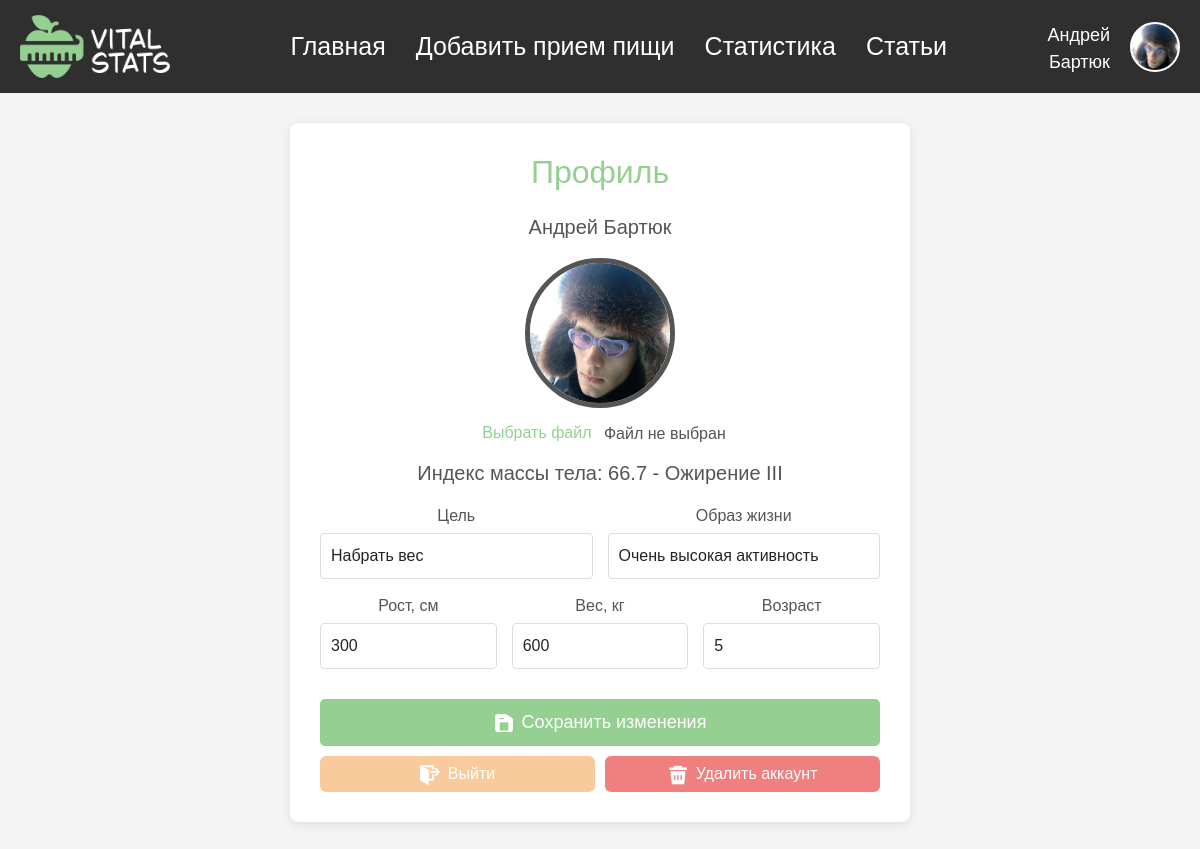
The app's page /profile (signed in), older data.
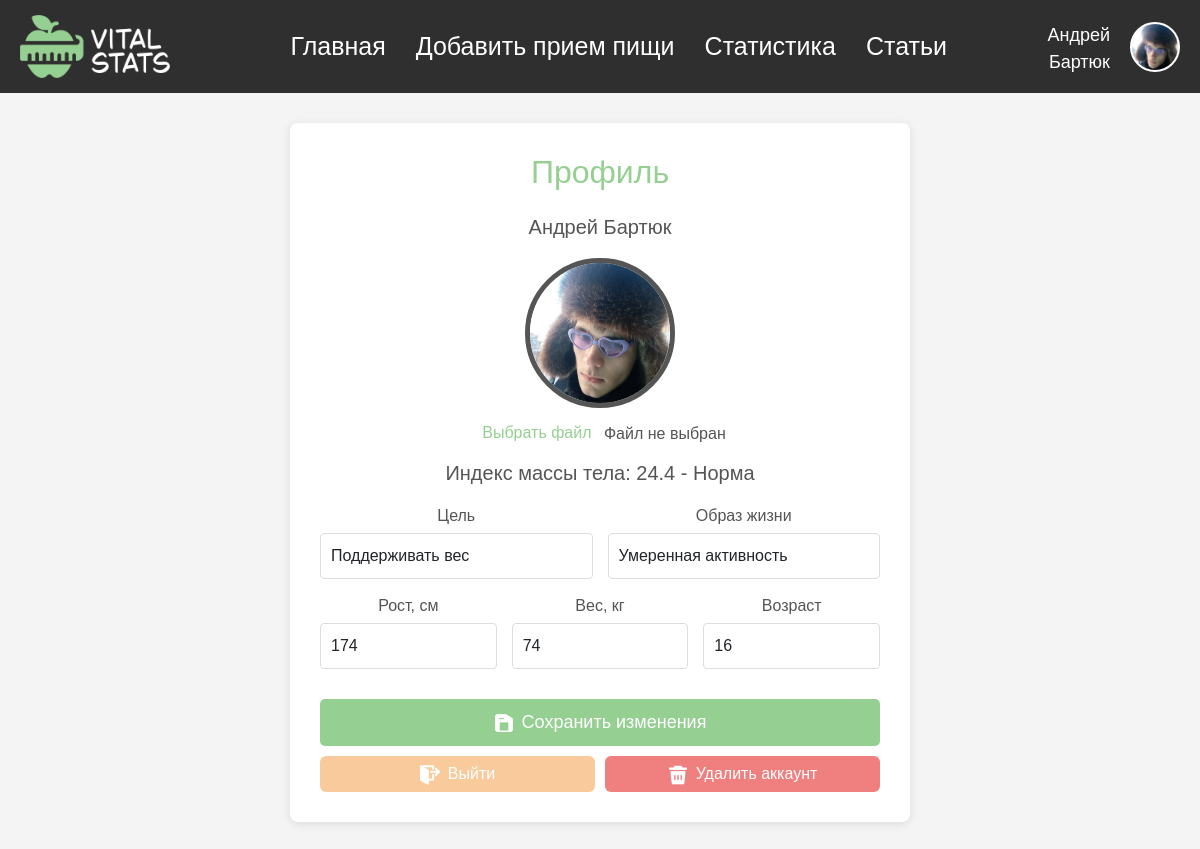
The same page, newer data.
### data/User.py (models this page shows, shortened)
class User(SqlAlchemyBase, UserMixin, SerializerMixin):
    __tablename__ = "user"
    id = sqlalchemy.Column(sqlalchemy.Integer, primary_key=True, autoincrement=True)
    email = sqlalchemy.Column(sqlalchemy.String, nullable=False, index=True, unique=True)
    surname = sqlalchemy.Column(sqlalchemy.String, nullable=False)
    name = sqlalchemy.Column(sqlalchemy.String, nullable=False)
    gender = sqlalchemy.Column(sqlalchemy.Integer, sqlalchemy.ForeignKey("gender.id"), nullable=False)
    goal = sqlalchemy.Column(sqlalchemy.Integer, sqlalchemy.ForeignKey("goal.id"), nullable=True, default=2)
    lifestyle = sqlalchemy.Column(sqlalchemy.Integer, sqlalchemy.ForeignKey("lifestyle.id"), nullable=True, default=3)
    age = sqlalchemy.Column(sqlalchemy.Integer, nullable=False)
    weight = sqlalchemy.Column(sqlalchemy.Integer, nullable=False)
    height = sqlalchemy.Column(sqlalchemy.Integer, nullable=False)
    is_admin = sqlalchemy.Column(sqlalchemy.Boolean, nullable=False, default=False)
    hashed_password = sqlalchemy.Column(sqlalchemy.String, nullable=True)
    gender_obj = sqlalchemy.orm.relationship("Gender")
    goal_obj = sqlalchemy.orm.relationship("Goal")
    lifestyle_obj = sqlalchemy.orm.relationship("Lifestyle")

### main.py (the view, shortened to what this page needs)
@login_required
@app.route("/profile", methods=["GET", "POST"])
def profile_settings():
    form = EditProfileForm(obj=current_user)
    imt = round(current_user.weight / (current_user.height / 100) ** 2, 1)
    if imt < 16:
        result = "Значительный дефицит"
    elif 16 <= imt < 18.5:
        result = "Дефицит"
    elif 18.5 <= imt <= 25:
        result = "Норма"
    elif 25 < imt < 30:
        result = "Лишний вес"
    elif 30 <= imt < 35:
        result = "Ожирение I"
    elif 35 <= imt <= 40:
        result = "Ожирение II"
    else:
        result = "Ожирение III"
    return render_template("profile.html", form=form, avatar_url=get_avatar_url(), imt=imt, result=result)

### forms/EditProfileForm.py
class EditProfileForm(FlaskForm):
    avatar = FileField("Загрузить новый аватар")
    goal = SelectField("Ваша цель", choices=[
        (1, "Сбросить вес"),
        (2, "Поддерживать вес"),
        (3, "Набрать вес")
    ], validators=[DataRequired()])
    lifestyle = SelectField("Образ жизни", choices=[
        (1, "Сидячий образ жизни"),
        (2, "Низкая активность"),
        (3, "Умеренная активность"),
        (4, "Высокая активность"),
        (5, "Очень высокая активность")
    ])
    height = IntegerField("Рост, см", validators=[Optional(), NumberRange(min=50, max=300,
                                                                          message="Рост - число от 50 до 300!")])
    weight = IntegerField("Вес, кг", validators=[Optional(), NumberRange(min=10, max=600,
                                                                         message="Вес - число от 10 до 600!")])
    age = IntegerField("Возраст", validators=[Optional(), NumberRange(min=5, max=200,
                                                                      message="Возраст - число от 5 до 200!")])
    submit = SubmitField("Сохранить изменения")

### data/db_session.py (called while the page is built)
def create_session() -> Session:
    global __factory
    return __factory()

### main.py (called while the page is built)
@login_manager.user_loader
def load_user(user_id):
    db_sess = db_session.create_session()
    return db_sess.query(User).get(user_id)

def get_avatar_url():
    path = f"img/avatar/user_{current_user.id}.png"
    if os.path.exists("static/" + path):
        return url_for("static", filename=path)
    return url_for("static", filename="img/avatar/default.png")

### templates/profile.html (shortened to what this page needs)
{% extends "base.html" %}
{% block head %}
    <link rel="stylesheet" href="{{ url_for('static', filename='css/profile_style.css') }}">
{% endblock %}
{% block content %}
    <div class="main-container">
        <form method="POST" enctype="multipart/form-data">
            <h2>Профиль</h2>
            <p class="user-data main-par">{{ current_user.name }} {{ current_user.surname }}</p>
            <div class="form-group" style="margin-bottom: 5px;">
                <div class="big-avatar account-avatar">
                    <img src="{{ avatar_url }}" alt="VwV">
                </div>
                <div class="file-upload-wrapper">
                    <button type="button" class="custom-file-button">Выбрать файл</button>
                    <span class="custom-file-name">Файл не выбран</span>
                </div>
            </div>
            <p class="user-data main-par">Индекс массы тела: {{ imt }} - {{ result }}</p>
            <div class="horizontal-fields" style="margin-bottom: 15px;">
                <div class="form-field">
                    <label>Цель</label>
                    {{ form.goal(class="form-control") }}
                </div>
                <div class="form-field">
                    <label>Образ жизни</label>
                    {{ form.lifestyle(class="form-control") }}
                </div>
            </div>
            <div class="horizontal-fields">
                <div class="form-field">
                    <label>Рост, см</label>
                    {{ form.height(class="form-control") }}
                </div>
                <div class="form-field">
                    <label>Вес, кг</label>
                    {{ form.weight(class="form-control") }}
                </div>
                <div class="form-field">
                    <label>Возраст</label>
                    {{ form.age(class="form-control") }}
                </div>
            </div>
            <button type="submit" class="btn btn-primary" style="margin-top: 30px;">
                <img src="{{ url_for('static', filename='img/save.png') }}" class="btn-icon">Сохранить изменения
            </button>
            <div class="action-buttons">
                <a href="/logout" class="btn btn-secondary">
                    <img src="{{ url_for('static', filename='img/logout.png') }}" class="btn-icon">Выйти
                </a>
                <a href="/delete" class="btn btn-danger">
                    <img src="{{ url_for('static', filename='img/delete.png') }}" class="btn-icon">Удалить аккаунт
                </a>
            </div>
        </form>
    </div>
{% endblock %}

### templates/base.html (shortened to what this page needs)
<!DOCTYPE html>
<html lang="ru">
<head>
    <link href="https://cdn.jsdelivr.net/npm/bootstrap@5.3.3/dist/css/bootstrap.min.css" rel="stylesheet">
    <link rel="stylesheet" href="{{ url_for('static', filename='css/base_style.css') }}">
    {% block head %}{% endblock %}
</head>
<body>
    <nav class="navbar">
        <div class="navbar-left">
            <div class="navbar-logo">
                <a href="/"><img class="logo" src="{{ url_for('static', filename='img/logo_light.png') }}"></a>
            </div>
        </div>
        <ul class="my-navbar-nav">
            <li><a href="/">Главная</a></li>
            <li><a href="/add_meal">Добавить прием пищи</a></li>
            <li><a href="/statistics">Статистика</a></li>
            <li><a href="/articles">Статьи</a></li>
        </ul>
        <div class="navbar-right">
            <a href="/profile" class="user-link">
                <div class="user-info">
                    {{ current_user.name }}<br>{{ current_user.surname }}
                </div>
                <div class="account-avatar">
                    <img src="{{ avatar_url }}" alt="VwV">
                </div>
            </a>
        </div>
    </nav>
    <div class="content">
        {% block content %}
        {% endblock %}
    </div>
</body>
</html>

### static/css/base_style.css (style rules this page uses)
* { outline: 1px solid transparent !important; }
body { font-family: 'BubbleSans', sans-serif; margin: 0; background-color: #f4f4f4; color: #000; }
.navbar { background-color: #2f2f2f; color: #000; padding: 15px 20px; display: flex; justify-content: space-between; align-items: center; }
.navbar-left { display: flex; align-items: center; }
.navbar-logo { font-size: 1.5em; font-weight: bold; margin-right: 20px; transition: filter 0.3s ease; }
.my-navbar-nav { display: flex; list-style: none; padding: 0; margin: 0; }
.my-navbar-nav li { margin: 0 15px; }
.my-navbar-nav a { font-size: 25px; color: #ffffff; text-decoration: none; transition: color 0.3s ease; }
.navbar-right { display: flex; align-items: center; }
.account-avatar img { display: block; width: 100%; height: 100%; object-fit: cover; }
.content { padding: 20px; }
.logo { max-width: 150px; height: auto; }
.user-link { display: flex; align-items: center; text-decoration: none; color: inherit; }
.user-info { color: #ffffff; margin-right: 5px; margin-top: 5px; font-size: 18px; text-align: right; transition: color 0.3s ease; }
.account-avatar { width: 50px; height: 50px; border-radius: 50%; background-color: #ddd; overflow: hidden; margin-left: 15px; border: 2px solid #ffffff; transition: border 0.3s ease; }
.btn-primary { background-color: #95cf92; color: white; border: none; padding: 10px 10px; border-radius: 5px; cursor: pointer; font-size: 18px; transition: background-color 0.3s ease, transform 0.3s ease; margin-top: 12px; width: 100%; }
.main-par { color: #555; font-size: 16px; }
h2 { color: #95cf92; text-align: center; margin-bottom: 20px; }
.btn-icon { width: 20px; height: auto; margin-right: 8px; }

### static/css/profile_style.css (style rules this page uses)
.main-container { padding: 10px; display: flex; flex-direction: column; align-items: center; text-align: center; }
form { background-color: #fff; padding: 30px; border-radius: 8px; box-shadow: 0 2px 10px rgba(0, 0, 0, 0.1); width: 100%; max-width: 620px; }
.form-group { margin-bottom: 20px; display: flex; flex-direction: column; align-items: center; }
label { text-align: center; display: block; margin-bottom: 5px; color: #555; }
.form-control { width: 100%; padding: 10px; border: 1px solid #ddd; border-radius: 4px; box-sizing: border-box; font-size: 16px; }
.user-data { font-size: 20px; }
.big-avatar { width: 150px; height: 150px; border: 5px solid #555; margin: 0px 0px; }
.horizontal-fields { display: flex; gap: 15px; }
.horizontal-fields .form-field { flex: 1; }
.horizontal-fields .form-field label { display: block; margin-bottom: 5px; }
.horizontal-fields .form-field .form-control { width: 100%; }
.file-upload-wrapper { position: relative; overflow: hidden; display: inline-block; width: 100%; }
.custom-file-button { background-color: transparent; border: none; color: #95cf92; padding: 8px 8px; border-radius: 5px; margin-top: 5px; transition: background-color 0.3s ease; }
.custom-file-name { display: inline-block; vertical-align: middle; line-height: 1.5; color: #555; }
.action-buttons { display: flex; gap: 10px; margin-top: 10px; width: 100%; }
.btn-secondary { flex: 1; background-color: #f9cb9c; border: none; }
.btn-danger { flex: 1; background-color: #f08080; border: none; }

Row changes from the older to the newer data that the page shows:
changed User "Андрей": goal "Набрать вес" → (not shown); lifestyle "Очень высокая активность" → (not shown); height "300" → (not shown); weight "600" → (not shown); age "5" → (not shown)
Text that changed along with them:
{{ imt }}: "66.7" → "24.4"
{{ result }}: "Ожирение III" → "Норма"
form field goal: (not shown) → "Поддерживать вес"
form field lifestyle: (not shown) → "Умеренная активность"
form field height: (not shown) → "174"
form field weight: (not shown) → "74"
form field age: (not shown) → "16"
